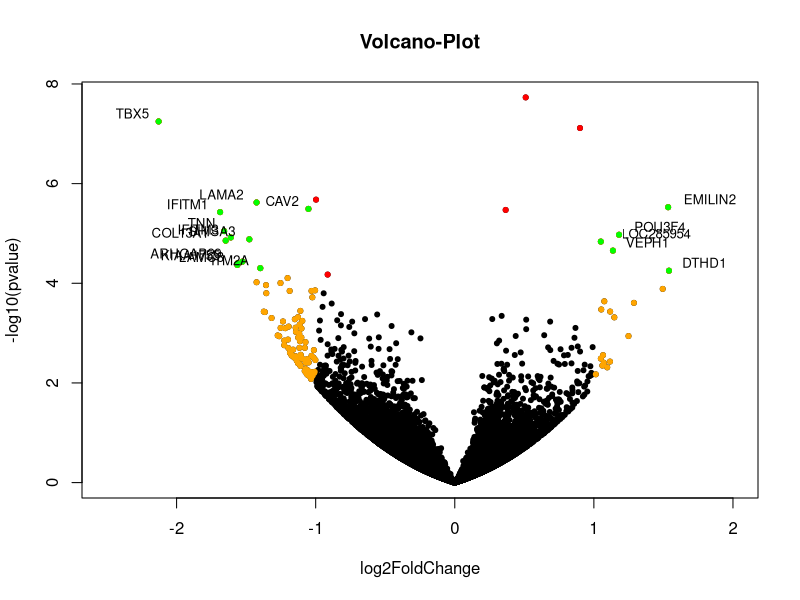

Here is the R script that generated this plot:
library(MASS)
library(calibrate)

res <- read.table("../results.txt", header=TRUE)
head(res)

# Make a basic volcano plot
with(res, plot(log2FoldChange, -log10(pvalue), pch=20, main="Volcano-Plot", xlim=c(-2.5,2)))

# Add colored points: red if padj<0.05, orange of log2FC>1, green if both)
with(subset(res, padj<.05 ), points(log2FoldChange, -log10(pvalue), pch=20, col="red"))
with(subset(res, abs(log2FoldChange)>1), points(log2FoldChange, -log10(pvalue), pch=20, col="orange"))
with(subset(res, padj<.05 & abs(log2FoldChange)>1), points(log2FoldChange, -log10(pvalue), pch=20, col="green"))

# Label points with the textxy function from the calibrate plot

with(subset(res, padj<.05 & abs(log2FoldChange)>1), textxy(log2FoldChange, -log10(pvalue), labs=Gene, cex=.8))
